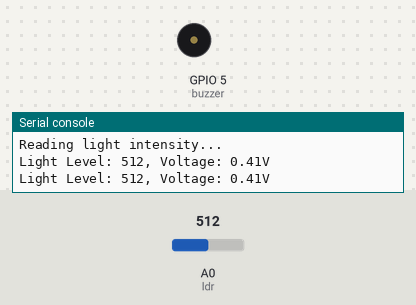
Bench run of a program on a simulated ESP8266 board running MicroPython. On the bench: buzzer (waves = sounding, pin HIGH), the last lines printed to the serial console. Inputs (shaded band) come from the test bench; at power-on: A0 (ldr) = 512 (analog values on the 0–1023 scale).

Above: at 1.2 s.
1.3 s: A0 (ldr) set to 11
3.2 s: A0 (ldr) set to 8
At 4.4 s:
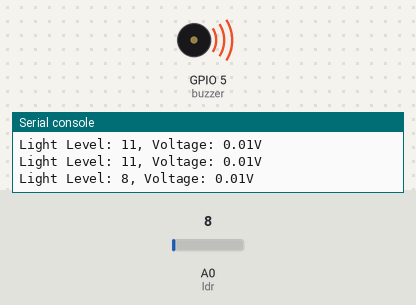
5.5 s: A0 (ldr) set to 122
At 7.2 s:
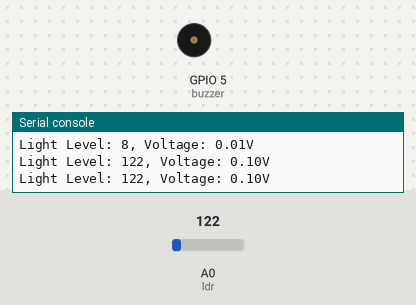
7.5 s: A0 (ldr) set to 0
At 8.7 s:
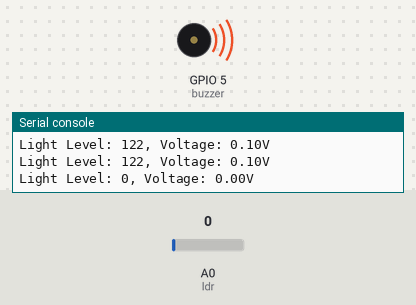
Timing chart, 0 to 10.5 s (numbered marks = the images above; inputs shaded):
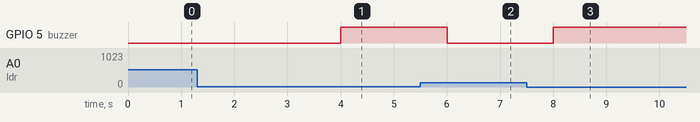

The program:

LDR.py
```python
from machine import ADC, Pin
import time

# Set up ADC pin for LDR
ldr = ADC(0)  # GPIO34 is ADC on ESP8266
buzzer=Pin(5,Pin.OUT)
#ldr.atten(ADC.ATTN_11DB)  # Configure the ADC range (0-3.3V)

def read_light_level():
    # Read raw ADC value (0-4095)
    value = ldr.read()
    # Convert to voltage (Optional)
    voltage = value * 3.3 / 4095
    return value, voltage

def main():
    print("Reading light intensity...")
    while True:
        light_level, light_voltage = read_light_level()
        print(f"Light Level: {light_level}, Voltage: {light_voltage:.2f}V")
        if light_level<10:
            buzzer.value(1)
        else:
            buzzer.value(0)
        time.sleep(1)

# Run the main loop
main()
```

Measured:
- the behaviour switches between 10 and 9 on A0 (ldr) (found by bisection; images 0 and 1)
- after the input at 3.2 s, GPIO 5 (buzzer): LOW → HIGH after 0.80 s
- after the input at 5.5 s, GPIO 5 (buzzer): HIGH → LOW after 0.50 s
- after the input at 7.5 s, GPIO 5 (buzzer): LOW → HIGH after 0.51 s
